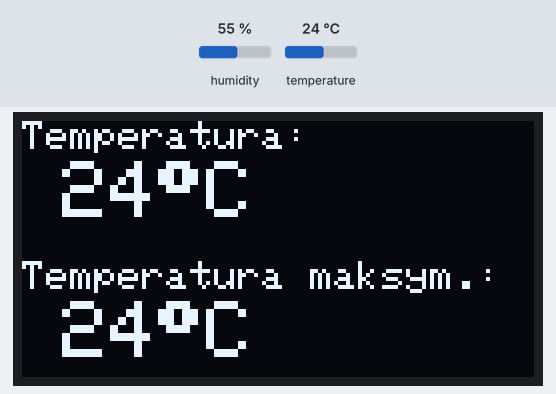
Bench run of a sketch on a simulated Arduino Uno, built with avr-gcc and run on an emulated ATmega328P. Shown: 128×64 one-colour display. The test bench sets the inputs (shaded band); at power-on: temperature 24 °C, humidity 55 %. What the sketch prints to the serial monitor is not drawn.

Above: at 2.2 s.
2.3 s: temperature set to 12 °C
At 10.4 s:
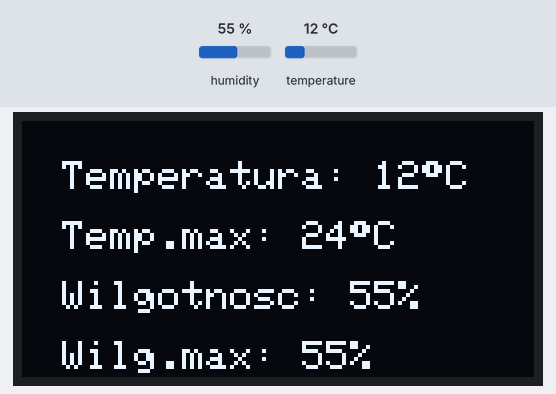
11.2 s: humidity set to 22 %
At 13.6 s:
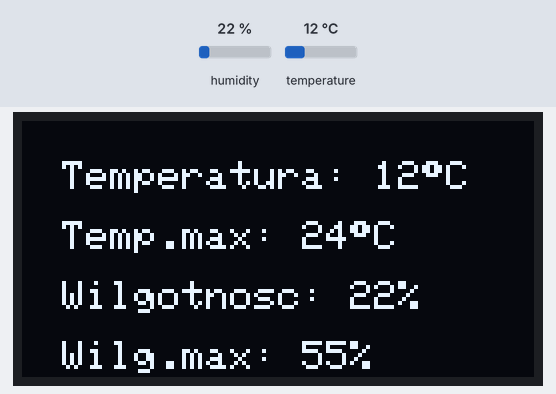
20.1 s: humidity set to 40 %
At 20.8 s:
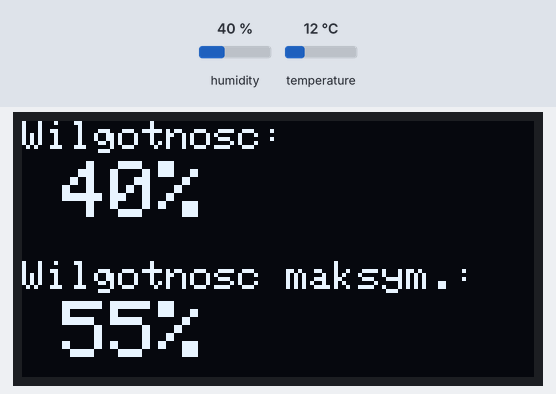
26.6 s: temperature set to 19 °C
At 30.9 s:
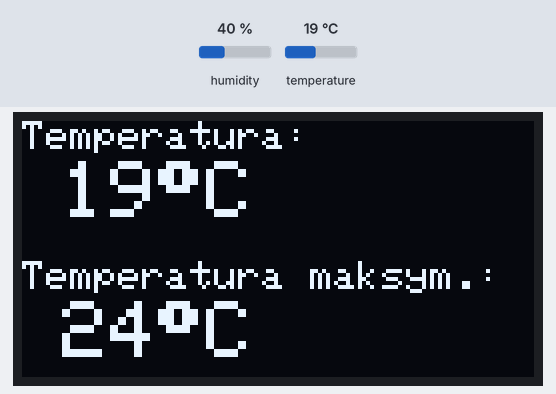
35.5 s: humidity set to 68 %
At 37.5 s:
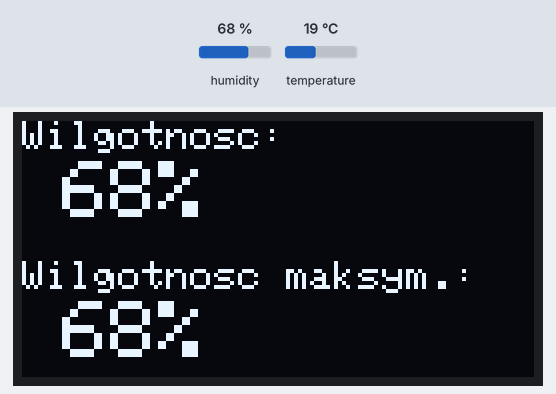
Timing chart, 0 to 39.0 s (numbered marks = the images above; inputs shaded):
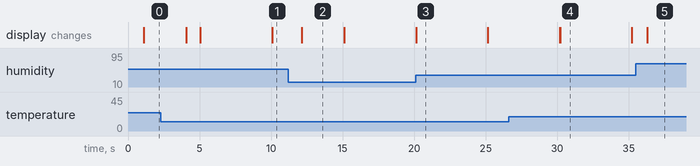

The sketch:

oled-display-ssd1306-dht11.ino
```cpp
#include <DHT.h>
#include <DHT_U.h>

#include <SPI.h>
#include <Wire.h>
#include <Adafruit_GFX.h>
#include <Adafruit_SSD1306.h>

#define SCREEN_WIDTH 128 // OLED display width, in pixels
#define SCREEN_HEIGHT 64 // OLED display height, in pixels

// Declaration for an SSD1306 display connected to I2C (SDA, SCL pins)
#define OLED_RESET     -1 // Reset pin # (or -1 if sharing Arduino reset pin)
Adafruit_SSD1306 display(SCREEN_WIDTH, SCREEN_HEIGHT, &Wire, OLED_RESET);

#define LEFT_MARGIN 10

// screen timer
#define SCREEN_CHANGE_INTERVAL 5000
long previousScreenTimerMillis = 0;
int screenId = 1;

#define DHTPIN 2
#define DHTTYPE DHT11
DHT dht(DHTPIN, DHTTYPE);

// sensor read timer
#define SENSOR_TIMER_INTERVAL 2000
long previousSensorTimerMillis = 0;

// sensor data max values
int maxTempValue = 0;
int tempValue = 0;
int maxHumidityValue = 0;
int humidityValue = 0;

void setup()
{
  Serial.begin(9600);
  dht.begin();
  readSensorData();

  display.begin(SSD1306_SWITCHCAPVCC, 0x3C);
  displaySetup();
}

void loop()
{
  long currentMillis = millis();

  // get sensor data
  if (currentMillis - previousSensorTimerMillis > SENSOR_TIMER_INTERVAL)
  {
    readSensorData();
    previousSensorTimerMillis = currentMillis;
  }

  // change screen
  if (currentMillis - previousScreenTimerMillis > SCREEN_CHANGE_INTERVAL)
  {
    Serial.println(currentMillis - previousScreenTimerMillis);
    previousScreenTimerMillis = currentMillis;
    screenId = (screenId + 1) % 3;
  }

  switch (screenId)
  {
    case 1:
      // temperatura
      displayTemperatureScreen();
    break;
    case 2:
      // wilgotnosc
      displayHumidityScreen();
    break;
    default:
      displayDefaultScreen();
    break;
  }
}

void readSensorData()
{
  float t = dht.readTemperature();
  float h = dht.readHumidity();
  if (isnan(t) || isnan(h))
  {
    Serial.println("Blad odczytu danych z czujnika.");
  }
  else
  {
    tempValue = (int)t;
    humidityValue = (int)h;
    Serial.print(t);
    Serial.print(" ");
    Serial.println(h);
    if (tempValue > maxTempValue)
    {
      maxTempValue = tempValue;
    }
    if (humidityValue > maxHumidityValue)
    {
      maxHumidityValue = humidityValue;
    }
  }
}

void displaySetup(void)
{
  display.setTextSize(1);
  display.setTextColor(SSD1306_WHITE);
  display.cp437(true);
  display.clearDisplay();
  display.display();
  delay(1000);
}

void displayTemperatureScreen(void)
{
  display.clearDisplay();

  display.setTextSize(1);
  display.setCursor(0, 0);
  display.write("Temperatura:");
  display.setCursor(0, 10);
  display.setTextSize(2);
  display.setCursor(LEFT_MARGIN, 10);
  display.print(tempValue);
  display.write((char)248);
  display.write("C");

  display.setTextSize(1);
  display.setCursor(0, 35);
  display.write("Temperatura maksym.:");
  display.setCursor(0, 35);
  display.setTextSize(2);
  display.setCursor(LEFT_MARGIN, 45);
  display.print(maxTempValue);
  display.write((char)248);
  display.write("C");

  display.display();
}

void displayHumidityScreen(void)
{
  display.clearDisplay();

  display.setTextSize(1);
  display.setCursor(0, 0);
  display.write("Wilgotnosc:");
  display.setCursor(0, 10);
  display.setTextSize(2);
  display.setCursor(LEFT_MARGIN, 10);
  display.print(humidityValue);
  display.write("%");

  display.setTextSize(1);
  display.setCursor(0, 35);
  display.write("Wilgotnosc maksym.:");
  display.setCursor(0, 35);
  display.setTextSize(2);
  display.setCursor(LEFT_MARGIN, 45);
  display.print(maxHumidityValue);
  display.write("%");

  display.display();
}

void displayDefaultScreen(void)
{
  display.clearDisplay();

  display.setTextSize(1);
  display.setCursor(10, 10);
  display.write("Temperatura: ");
  display.print(tempValue);
  display.write((char)248);
  display.write("C");

  display.setCursor(10, 25);
  display.write("Temp.max: ");
  display.print(maxTempValue);
  display.write((char)248);
  display.write("C");

  display.setCursor(10, 40);
  display.write("Wilgotnosc: ");
  display.print(humidityValue);
  display.print("%");

  display.setCursor(10, 55);
  display.write("Wilg.max: ");
  display.print(maxHumidityValue);
  display.print("%");

  display.display();
}
```

Measured:
- after the input at 2.3 s, the display: first changes after 1.8 s (image 1 shows a later state)
- after the input at 11.2 s, the display: changes after 0.93 s (image 2)
- after the input at 26.6 s, the display: first differs from a run without the input after 3.6 s (image 4)
- after the input at 35.5 s, the display: changes after 0.78 s (image 5)
- what the display in image 2 shows lasts 3.0 s, from 12.1 s to 15.1 s
- what the display in image 3 shows lasts 4.9 s, from 20.2 s to 25.1 s
